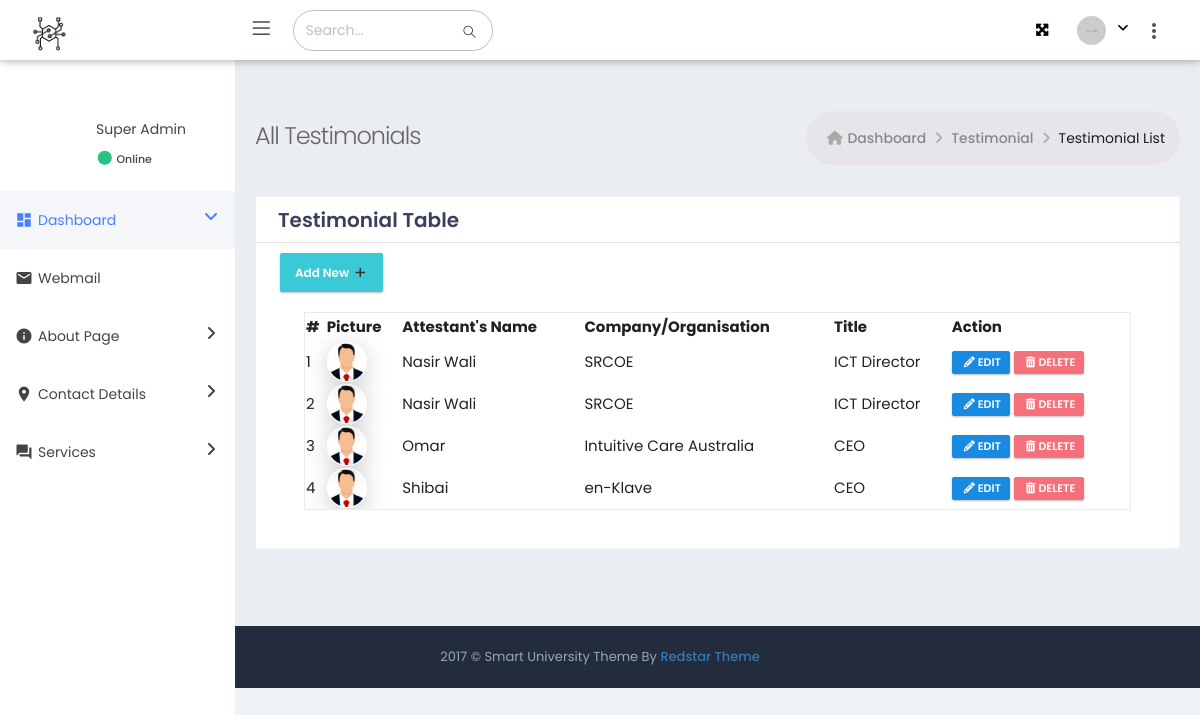
The app's page /admin/all_testimonials.php with its own data.
### tables this page shows
CREATE TABLE IF NOT EXISTS `testimonials_tb` (
  `id` int NOT NULL AUTO_INCREMENT,
  `name` varchar(100) NOT NULL,
  `organization` varchar(100) NOT NULL,
  `title` varchar(100) NOT NULL,
  `testimonial` text NOT NULL,
  `image` varchar(100) NOT NULL,
  PRIMARY KEY (`id`)
);

### admin/all_testimonials.php (the view, shortened to what this page needs)
<?php
require('superadmin_functions.php');
$testimonial_query = mysqli_query($spider_tech_db, "SELECT * FROM testimonials_tb") or die(mysqli_error($spider_tech_db));
$testimonial_row = mysqli_fetch_assoc($testimonial_query);
?>
<!DOCTYPE html>
<html lang="en">
<head>
</head>
<body class="<?php require('body-tag-css.html'); ?>">
    <div class="page-wrapper">
        <?php require('header-section.php'); ?>
        <div class="page-container">
            <?php require('side-menu-section.php'); ?>
            <div class="page-content-wrapper">
                <div class="page-content">
                    <div class="page-bar">
                        <div class="page-title-breadcrumb">
                            <div class=" pull-left">
                                <div class="page-title">All Testimonials</div>
                            </div>
                            <ol class="breadcrumb page-breadcrumb pull-right">
                                <li><i class="fa fa-home"></i>&nbsp;<a class="parent-item" href="dashboard.php">Dashboard</a>&nbsp;<i class="fa fa-angle-right"></i></li>
                                <li><a class="parent-item" href="">Testimonial</a>&nbsp;<i class="fa fa-angle-right"></i></li>
                                <li class="active">Testimonial List</li>
                            </ol>
                        </div>
                    </div>
                    <div class="row">
                        <div class="col-md-12 col-sm-12">
                            <div class="card card-box">
                                <div class="card-head">
                                    <header>Testimonial Table</header>
                                </div>
                                <div class="card-body" id="bar-parent">
                                    <div class="row">
                                        <div class="col-md-6 col-sm-6 col-6">
                                            <div class="btn-group">
                                                <a href="add_testimonials.php" id="addRow" class="btn btn-info">
                                                    Add New <i class="fa fa-plus"></i>
                                                </a>
                                            </div>
                                        </div>
                                    </div>
                                    <div class="card-body">
                                        <div class="table-scrollable">
                                            <table id="exportTable" class="display nowrap table-hover" style="width:100%">
                                                <thead>
                                                    <tr>
                                                        <th>#</th>
                                                        <th>Picture</th>
                                                        <th>Attestant's Name</th>
                                                        <th>Company/Organisation</th>
                                                        <th>Title</th>
                                                        <th>Action</th>
                                                    </tr>
                                                </thead>
                                                <tbody>
                                                    <?php
                                                    $no = 1;
                                                    do {
                                                        $testimonial_id = $testimonial_row['id'];
                                                        echo
                                                        '<tr>
                                                            <td>'.$no.'</td>
                                                            <td class="patient-img">
                                                                <img src="'.stripslashes($testimonial_row['image']).'"
                                                                alt="">
                                                            </td>
                                                            <td>'.$testimonial_row['name'].'</td>
                                                            <td>'.$testimonial_row['organization'].'</td>
                                                            <td>'.$testimonial_row['title'].'</td>
                                                            <td>
                                                                <a href="all_testimonials.php?testimonial='.$testimonial_id.'"
                                                                    class="btn btn-primary btn-xs">
                                                                    <i class="fa fa-pencil"></i>Edit
                                                                </a>
                                                                <a href="all_testimonials.php?delete_testimonial='.$testimonial_id.'"
                                                                    class="btn btn-danger btn-xs"
                                                                    onclick="return confirm(\'Are you sure you want to delete this testimonial?\');">
                                                                    <i class="fa fa-trash"></i>Delete
                                                                </a>
                                                            </td>
                                                        </tr>';
                                                        $no++;
                                                    } while($testimonial_row = mysqli_fetch_assoc($testimonial_query));
                                                    ?>
                                                </tbody>
                                            </table>
                                        </div>
                                    </div>
                                </div>
                            </div>
                        </div>
                    </div>
                </div>
            </div>
        </div>
    </div>
</body>
</html>

### admin/assets/css/theme/light/style.css (style rules this page uses)
.fa { display: inline-block; font: normal normal normal 14px/1 FontAwesome; font-size: inherit; -webkit-font-smoothing: antialiased; -moz-osx-font-smoothing: grayscale; transform: translate(0, 0); }

### admin/assets/css/responsive.css (style rules this page uses)
@media (min-width:992px) { .page-content-wrapper { float: left; width: 100% } }
@media (min-width:992px) { .page-content-wrapper .page-content { margin-left: 235px; margin-top: 0; min-height: 600px; padding: 25px 20px 10px } }
@media (min-width:992px) { .page-footer { clear: left } }

### admin/assets/css/theme/light/theme-color.css (style rules this page uses)
:root { --sidebar-color: #ffffff; --sidebar-font-color: #4680ff; --logo-color: #222c3c; --header-color: #6673FC; }
.white-sidebar-color .page-container { background-color : #ffffff; }

### records on screen
testimonials_tb: image (picture), name "Nasir Wali", organization "SRCOE", title "ICT Director"
testimonials_tb: image (picture), name "Nasir Wali", organization "SRCOE", title "ICT Director"
testimonials_tb: image (picture), name "Omar", organization "Intuitive Care Australia", title "CEO"
testimonials_tb: image (picture), name "Shibai", organization "en-Klave", title "CEO"
